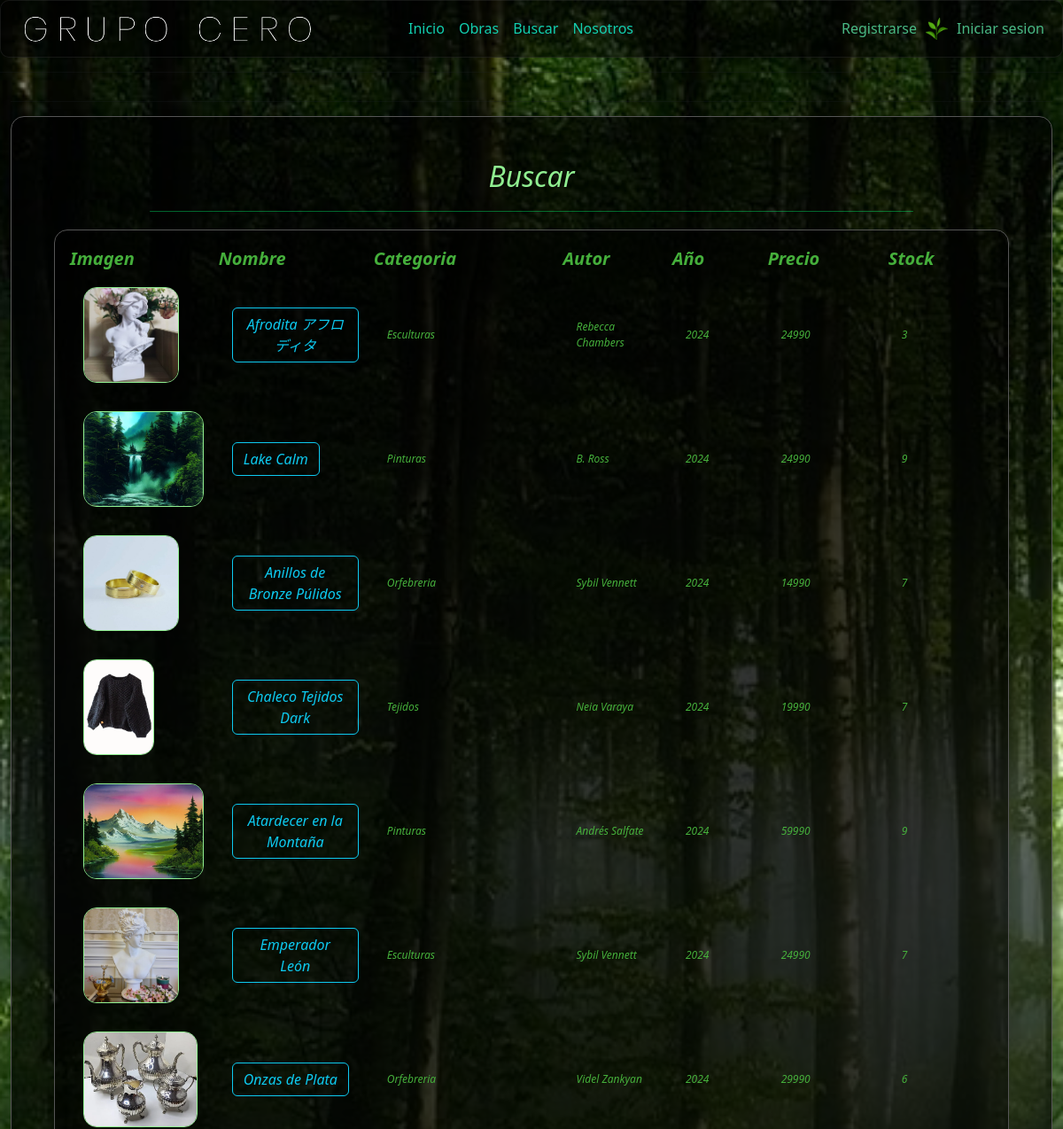
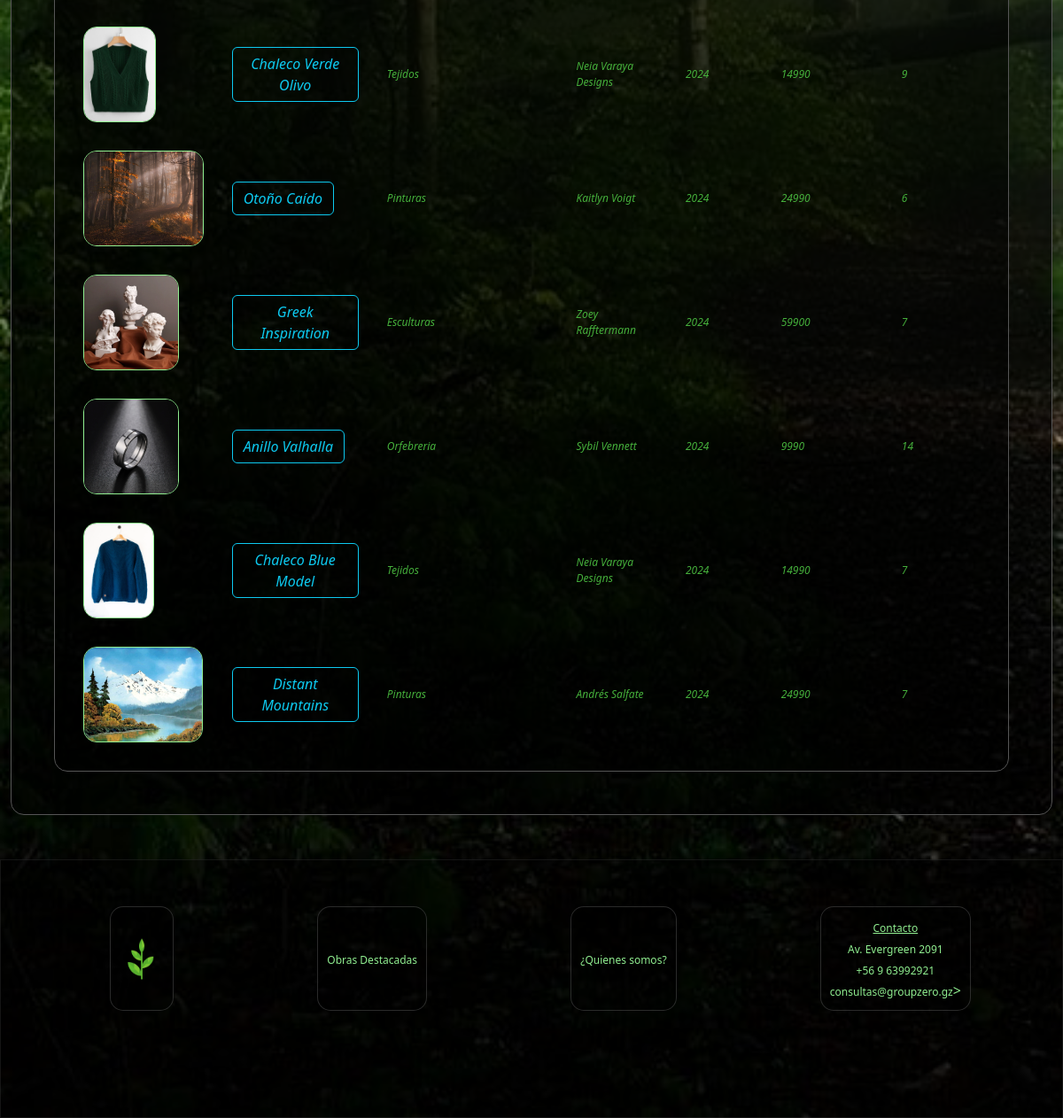
The page /buscar/ on the database its author committed (2 pictures, top to bottom).
### core/models.py (models this page shows, shortened)
class Obra(models.Model):
    idObra=models.CharField(max_length=5, primary_key=True, verbose_name='id Arbeit')
    nombre=models.CharField(max_length=30, verbose_name='Name der Arbeit')
    descripcion=models.CharField(max_length=255, verbose_name='Description')
    autor=models.CharField(max_length=99, verbose_name='Name des Autors')
    anio=models.CharField(max_length=4, verbose_name='Jahr der Arbeit')
    stock=models.IntegerField(verbose_name='Stock')
    categoria=models.ForeignKey('Categoria', on_delete=models.CASCADE, verbose_name='Kategorie')
    imagen=models.ImageField(upload_to="imagenes", null=True, verbose_name='Fotografie')
    precio=models.IntegerField(blank=True,null=True,verbose_name='Precio')

class Categoria(models.Model):
    idCategoria = models.IntegerField(primary_key=True, verbose_name='idCategoria')
    nombreCategoria= models.CharField(max_length=40, verbose_name='nombreCategoria')
    def __str__(self):
        return self.nombreCategoria

### core/views.py (the view)
# urls.py: path('buscar/', views.buscar,name="buscar"),
def buscar(request):
    obras = Obra.objects.all()     #similar a select * from Vehiculo
    return render(request, 'buscar.html', {'obras':obras})

### core/context_processor.py (called while the page is built, shortened)
def total_carrito(request):
    total=0
    return {'total_carrito':int(total)}

### core/templates/buscar.html
{% extends "base.html" %}
{% load static %}
{% block content %}
<div class="container-fluid">
    <hr>
    <div class="login-container">
        <div class="form-title" style="margin-bottom: 15px;">
            <h2>Buscar</h2>
        </div>
        <span class="liner"></span>
        <div class="table-container">
            <table id="tobras">
                <thead>
                    <tr>
                        <th>Imagen</th>
                        <th>Nombre</th>
                        <th>Categoria</th>
                        <th>Autor</th>
                        <th>Año</th>
                        <th>Precio</th>
                        <th>Stock</th>
                    </tr>
                </thead>
                <tbody>
                    {% for ve in obras %}
                        <tr>
                            <td>
                                <a href="{% url 'admire' ve.idObra %}">
                                    <img src="{{ ve.imagen.url }}" style="height:9vw; border-radius: 15px; border:1px solid lightgreen">
                                </a>
                            </td>
                            <td><a href="{% url 'admire' ve.idObra %}" class="btn btn-outline-info">
                                {{ve.nombre}}</a></td>
                            <td>{{ve.categoria}}</td>
                            <td>{{ve.autor}}</td>
                            <td>{{ve.anio}}</td>
                            <td>{{ve.precio}}</td>
                            <td>{{ve.stock}}</td>
                        </tr>
                    {%endfor%}
                </tbody>
            </table>
        </div>
    </div>
</div>
{% endblock %}

### core/static/css/mystyles.css (style rules this page uses)
body { background-image: url("../assets/img/paisajes/paisaje13.jpg"); background-repeat: no-repeat; background-position: center; background-attachment: fixed; background-size: cover; display: flex; flex-direction: column; font-family: 'Ubuntu', "times new roman", times, roman, serif; }
.fade-in { animation: fadeIn 1s; -webkit-animation: fadeIn 1s; -moz-animation: fadeIn 1s; -o-animation: fadeIn 1s; -ms-animation: fadeIn 1s; }
.login-container { padding: 4vw; border-radius: 15px; border: 1px solid #555; box-shadow: 0 0 10px rgba(0, 0, 0, 0.1); background-color: rgba(0, 0, 0, 0.6); }
.form-title { text-align: center; font-style: italic; color: lightgreen; text-shadow: 1px 1px 3px rgb(5, 5, 5); }
.btn-outline-info, .btn-outline-warning, .btn-outline-danger { font-size: 2vh; }
.liner { background-color: rgba(0, 255, 115, 0.384); width: 80%; height: 1px; border-radius: 1px; display: block; margin: 0 auto; margin-top: 20px; margin-bottom: 20px; }
.table-container { max-width: 100%; overflow-x: scroll; background-color: rgba(0, 0, 0, 0.5); border-radius: 15px; border:1px solid #555; padding:1rem; }
table { border-collapse: collapse; width: 100%; color:rgb(69, 175, 59); background-color: rgba(0, 0, 0, 0); font-size: 2vh; }
thead { text-align: center; }
th { text-align: left !important; display: relative; font-size: 2.5vh; font-style: italic; }
td { display: relative; white-space: wrap; text-overflow: ellipsis; padding: 1rem; text-align: center; max-width: 3rem; }
td img { border-radius:15px; border:1px solid lightgreen; max-width: 100%; height: auto; }
.tobras th, td { font-size: 2vh; font-style: italic; text-align: left; font-size: 1vw !important; }

### rows shown on the page
Obra: imagen (picture), nombre "Afrodita アフロディタ", categoria "Esculturas", autor "Rebecca Chambers", anio "2024", precio "24990", stock "3"
Obra: imagen (picture), nombre "Lake Calm", categoria "Pinturas", autor "B. Ross", anio "2024", precio "24990", stock "9"
Obra: imagen (picture), nombre "Anillos de Bronze Púlidos", categoria "Orfebreria", autor "Sybil Vennett", anio "2024", precio "14990", stock "7"
Obra: imagen (picture), nombre "Chaleco Tejidos Dark", categoria "Tejidos", autor "Neia Varaya", anio "2024", precio "19990", stock "7"
Obra: imagen (picture), nombre "Atardecer en la Montaña", categoria "Pinturas", autor "Andrés Salfate", anio "2024", precio "59990", stock "9"
Obra: imagen (picture), nombre "Emperador León", categoria "Esculturas", autor "Sybil Vennett", anio "2024", precio "24990", stock "7"
Obra: imagen (picture), nombre "Onzas de Plata", categoria "Orfebreria", autor "Videl Zankyan", anio "2024", precio "29990", stock "6"
Obra: imagen (picture), nombre "Chaleco Verde Olivo", categoria "Tejidos", autor "Neia Varaya Designs", anio "2024", precio "14990", stock "9"
Obra: imagen (picture), nombre "Otoño Caído", categoria "Pinturas", autor "Kaitlyn Voigt", anio "2024", precio "24990", stock "6"
Obra: imagen (picture), nombre "Greek Inspiration", categoria "Esculturas", autor "Zoey Rafftermann", anio "2024", precio "59900", stock "7"
Obra: imagen (picture), nombre "Anillo Valhalla", categoria "Orfebreria", autor "Sybil Vennett", anio "2024", precio "9990", stock "14"
Obra: imagen (picture), nombre "Chaleco Blue Model", categoria "Tejidos", autor "Neia Varaya Designs", anio "2024", precio "14990", stock "7"
Obra: imagen (picture), nombre "Distant Mountains", categoria "Pinturas", autor "Andrés Salfate", anio "2024", precio "24990", stock "7"
